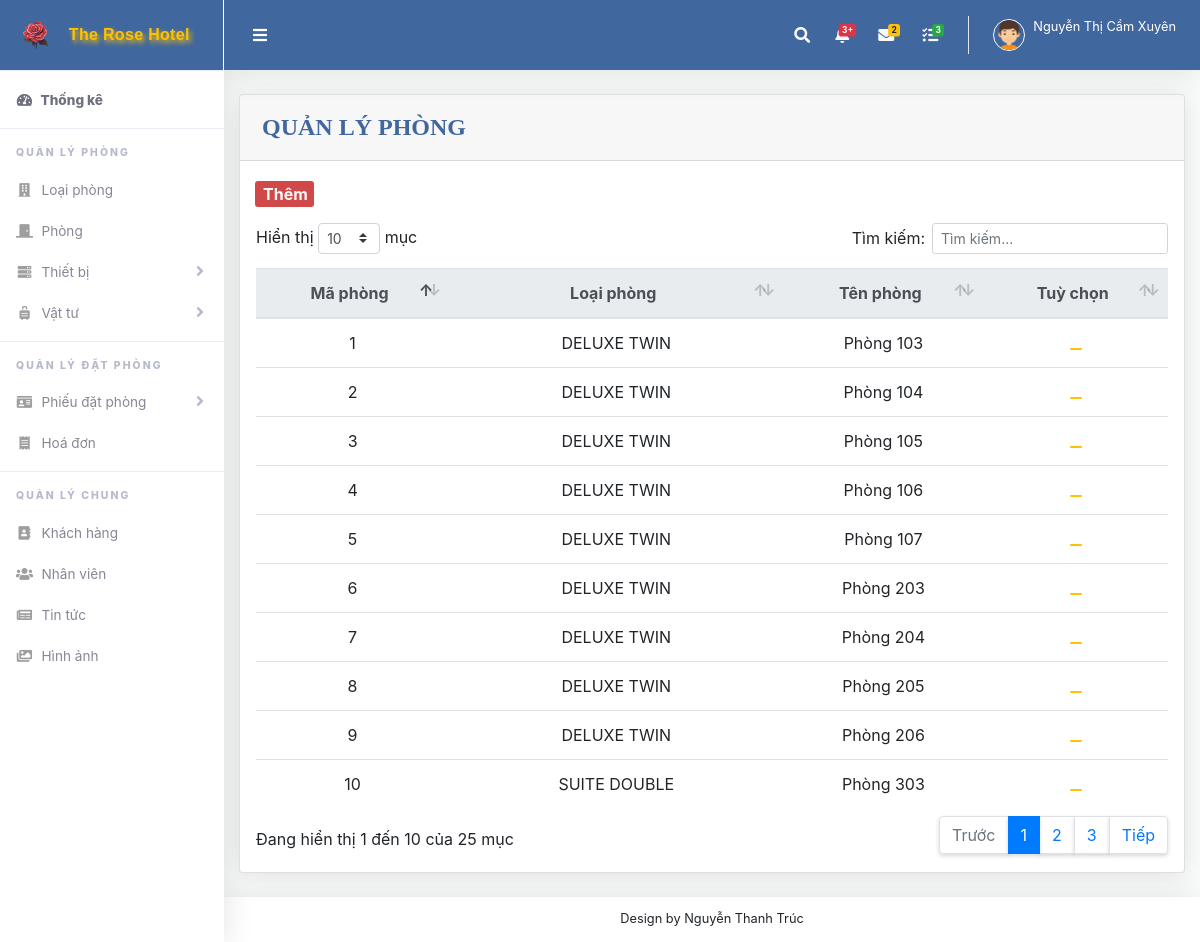
The page /QLP.php (signed in) on the database its author committed.
### tables this page shows
CREATE TABLE `phong` (
  `ma_phong` int(11) NOT NULL,
  `ma_loai` int(11) NOT NULL,
  `ten_phong` varchar(100) NOT NULL
);

CREATE TABLE `loai_phong` (
  `ma_loai` int(11) NOT NULL,
  `ten_loai` varchar(100) NOT NULL,
  `anh_loai_phong` text NOT NULL,
  `dien_tich` varchar(20) NOT NULL,
  `chi_tiet_phong` varchar(100) NOT NULL,
  `so_luong` int(11) NOT NULL,
  `gia_phong` varchar(100) NOT NULL
);

### QLP.php (the view, shortened to what this page needs)
<?php include ("header.php");
?>
<div class="row">
    <div class="col-lg-12">
        <div class="card mb-4">
            <div class="card-header py-3 d-flex flex-row align-items-center justify-content-between">
                <h6>QUẢN LÝ PHÒNG</h6>
            </div>
            <a class="btthem" href="themQLP.php"> <button>
                    Thêm</button></a>
            <div class="table-responsive p-3">
                <table class="table align-items-center table-flush" id="dataTable">
                    <thead class="thead-light">
                        <tr>
                            <th>Mã phòng</th>
                            <th>Loại phòng</th>
                            <th>Tên phòng</th>
                            <th>Tuỳ chọn</th>
                        </tr>
                    </thead>
                    <tbody>
                        <?php
                        include ("ketnoi.php");
                        $sql = "select * from phong";
                        $kq = mysqli_query($conn, $sql) or die("Không thể xuất thông tin nhân viên " . mysqli_error());
                        while ($row = mysqli_fetch_array($kq)) {
                            $loai_phongs = $row["ma_loai"];
                            $sql2 = "SELECT * FROM loai_phong WHERE ma_loai='" . $loai_phongs . "'";
                            $kq2 = mysqli_query($conn, $sql2) or die("Không thể xuất thông tin" . mysqli_error());
                            $loai_phong = mysqli_fetch_array($kq2);
                            echo "<tr>";
                            echo "<td>" . $row["ma_phong"] . "</td>";
                            $usern = $row["ma_phong"];
                            echo "<td>" . $loai_phong["ten_loai"] . "</td>";
                            echo "<td>" . $row["ten_phong"] . "</td>";
                            echo "<td>
                    <a href='suaQLP.php?user=$usern'><button class='pencil'><ion-icon name='pencil'></ion-icon></button></a>
                </td>";
                            echo "</tr>";
                        }
                        ?>
                    </tbody>
                </table>
            </div>
        </div>
    </div>
</div>
<?php include ("footer.php"); ?>

### QLP.php (style rules this page uses)
.btthem>button { display: flex; color: #fafafa; font-weight: bolder; border: none; background-color: #D04848; border-radius: 3px; margin-left: 15px; margin-top: 20px; gap: 2px; justify-content: center; align-items: center; }
h6 { font-size: 1.5rem; font-family: Tahoma; color: #40679E; font-weight: 600; margin: 2px; }
.pencil { color: white; border: none; background-color: #FFC100; border-radius: 3px; }
.table th, .table td { text-align: center; vertical-align: middle; }

### rows shown on the page
phong: ma_phong "1", ma_loai.ten_loai "DELUXE TWIN", ten_phong "Phòng 103"
phong: ma_phong "2", ma_loai.ten_loai "DELUXE TWIN", ten_phong "Phòng 104"
phong: ma_phong "3", ma_loai.ten_loai "DELUXE TWIN", ten_phong "Phòng 105"
phong: ma_phong "4", ma_loai.ten_loai "DELUXE TWIN", ten_phong "Phòng 106"
phong: ma_phong "5", ma_loai.ten_loai "DELUXE TWIN", ten_phong "Phòng 107"
phong: ma_phong "6", ma_loai.ten_loai "DELUXE TWIN", ten_phong "Phòng 203"
phong: ma_phong "7", ma_loai.ten_loai "DELUXE TWIN", ten_phong "Phòng 204"
phong: ma_phong "8", ma_loai.ten_loai "DELUXE TWIN", ten_phong "Phòng 205"
phong: ma_phong "9", ma_loai.ten_loai "DELUXE TWIN", ten_phong "Phòng 206"
phong: ma_phong "10", ma_loai.ten_loai "SUITE DOUBLE", ten_phong "Phòng 303"

### other values the page prints
$_SESSION['ho_ten'] "Nguyễn Thị Cẩm Xuyên"
